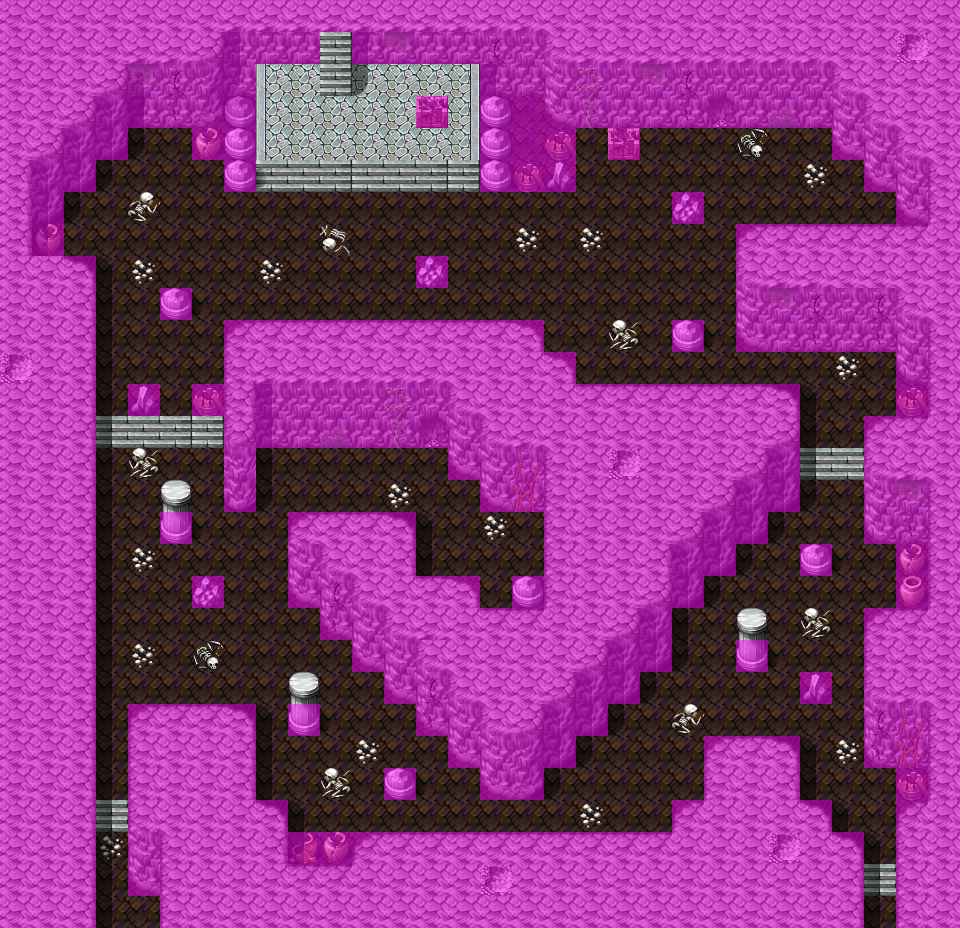

Rendered tile map (Tiled .tmx) drawn with the repository's tilesets; below, a short description and the map source with its tile grids summarised:
An orthogonal 30x29 tile map with 32x32 px tiles, 4 tile layers (Ground, Objects, Above, Walkable), 60 tilesets and 13 objects (7x spawn, 3x mapchange, 2x script, key).

<map version="2017.05.26" orientation="orthogonal" renderorder="right-down" width="30" height="29" tilewidth="32" tileheight="32" nextobjectid="14">
 <tileset firstgid="1" name="map_bed_1" tilewidth="32" tileheight="32" tilecount="128" columns="16">
  <image source="../drawable/map_bed_1.png" width="512" height="256" />
 </tileset>
 <tileset firstgid="129" name="map_border_1" tilewidth="32" tileheight="32" tilecount="128" columns="16">
  <image source="../drawable/map_border_1.png" width="512" height="256" />
 </tileset>
 <tileset firstgid="257" name="map_bridge_1" tilewidth="32" tileheight="32" tilecount="128" columns="16">
  <image source="../drawable/map_bridge_1.png" width="512" height="256" />
 </tileset>
 <tileset firstgid="385" name="map_bridge_2" tilewidth="32" tileheight="32" tilecount="128" columns="16">
  <image source="../drawable/map_bridge_2.png" width="512" height="256" />
 </tileset>
 <tileset firstgid="513" name="map_broken_1" tilewidth="32" tileheight="32" tilecount="128" columns="16">
  <image source="../drawable/map_broken_1.png" width="512" height="256" />
 </tileset>
 <tileset firstgid="641" name="map_cavewall_1" tilewidth="32" tileheight="32" tilecount="108" columns="18">
  <image source="../drawable/map_cavewall_1.png" width="576" height="192" />
 </tileset>
 <tileset firstgid="749" name="map_cavewall_2" tilewidth="32" tileheight="32" tilecount="108" columns="18">
  <image source="../drawable/map_cavewall_2.png" width="576" height="192" />
 </tileset>
 <tileset firstgid="857" name="map_cavewall_3" tilewidth="32" tileheight="32" tilecount="108" columns="18">
  <image source="../drawable/map_cavewall_3.png" width="576" height="192" />
 </tileset>
 <tileset firstgid="965" name="map_cavewall_4" tilewidth="32" tileheight="32" tilecount="108" columns="18">
  <image source="../drawable/map_cavewall_4.png" width="576" height="192" />
 </tileset>
 <tileset firstgid="1073" name="map_chair_table_1" tilewidth="32" tileheight="32" tilecount="128" columns="16">
  <image source="../drawable/map_chair_table_1.png" width="512" height="256" />
 </tileset>
 <tileset firstgid="1201" name="map_chair_table_2" tilewidth="32" tileheight="32" tilecount="128" columns="16">
  <image source="../drawable/map_chair_table_2.png" width="512" height="256" />
 </tileset>
 <tileset firstgid="1329" name="map_crate_1" tilewidth="32" tileheight="32" tilecount="128" columns="16">
  <image source="../drawable/map_crate_1.png" width="512" height="256" />
 </tileset>
 <tileset firstgid="1457" name="map_cupboard_1" tilewidth="32" tileheight="32" tilecount="128" columns="16">
  <image source="../drawable/map_cupboard_1.png" width="512" height="256" />
 </tileset>
 <tileset firstgid="1585" name="map_curtain_1" tilewidth="32" tileheight="32" tilecount="128" columns="16">
  <image source="../drawable/map_curtain_1.png" width="512" height="256" />
 </tileset>
 <tileset firstgid="1713" name="map_entrance_1" tilewidth="32" tileheight="32" tilecount="128" columns="16">
  <image source="../drawable/map_entrance_1.png" width="512" height="256" />
 </tileset>
 <tileset firstgid="1841" name="map_entrance_2" tilewidth="32" tileheight="32" tilecount="128" columns="16">
  <image source="../drawable/map_entrance_2.png" width="512" height="256" />
 </tileset>
 <tileset firstgid="1969" name="map_fence_1" tilewidth="32" tileheight="32" tilecount="128" columns="16">
  <image source="../drawable/map_fence_1.png" width="512" height="256" />
 </tileset>
 <tileset firstgid="2097" name="map_fence_2" tilewidth="32" tileheight="32" tilecount="128" columns="16">
  <image source="../drawable/map_fence_2.png" width="512" height="256" />
 </tileset>
 <tileset firstgid="2225" name="map_fence_3" tilewidth="32" tileheight="32" tilecount="128" columns="16">
  <image source="../drawable/map_fence_3.png" width="512" height="256" />
 </tileset>
 <tileset firstgid="2353" name="map_fence_4" tilewidth="32" tileheight="32" tilecount="128" columns="16">
  <image source="../drawable/map_fence_4.png" width="512" height="256" />
 </tileset>
 <tileset firstgid="2481" name="map_ground_1" tilewidth="32" tileheight="32" tilecount="128" columns="16">
  <image source="../drawable/map_ground_1.png" width="512" height="256" />
 </tileset>
 <tileset firstgid="2609" name="map_ground_2" tilewidth="32" tileheight="32" tilecount="128" columns="16">
  <image source="../drawable/map_ground_2.png" width="512" height="256" />
 </tileset>
 <tileset firstgid="2737" name="map_ground_3" tilewidth="32" tileheight="32" tilecount="128" columns="16">
  <image source="../drawable/map_ground_3.png" width="512" height="256" />
 </tileset>
 <tileset firstgid="2865" name="map_ground_4" tilewidth="32" tileheight="32" tilecount="128" columns="16">
  <image source="../drawable/map_ground_4.png" width="512" height="256" />
 </tileset>
 <tileset firstgid="2993" name="map_ground_5" tilewidth="32" tileheight="32" tilecount="128" columns="16">
  <image source="../drawable/map_ground_5.png" width="512" height="256" />
 </tileset>
 <tileset firstgid="3121" name="map_ground_6" tilewidth="32" tileheight="32" tilecount="128" columns="16">
  <image source="../drawable/map_ground_6.png" width="512" height="256" />
 </tileset>
 <tileset firstgid="3249" name="map_ground_7" tilewidth="32" tileheight="32" tilecount="128" columns="16">
  <image source="../drawable/map_ground_7.png" width="512" height="256" />
 </tileset>
 <tileset firstgid="3377" name="map_ground_8" tilewidth="32" tileheight="32" tilecount="128" columns="16">
  <image source="../drawable/map_ground_8.png" width="512" height="256" />
 </tileset>
 <tileset firstgid="3505" name="map_house_1" tilewidth="32" tileheight="32" tilecount="128" columns="16">
  <image source="../drawable/map_house_1.png" width="512" height="256" />
 </tileset>
 <tileset firstgid="3633" name="map_house_2" tilewidth="32" tileheight="32" tilecount="128" columns="16">
  <image source="../drawable/map_house_2.png" width="512" height="256" />
 </tileset>
 <tileset firstgid="3761" name="map_indoor_1" tilewidth="32" tileheight="32" tilecount="128" columns="16">
  <image source="../drawable/map_indoor_1.png" width="512" height="256" />
 </tileset>
 <tileset firstgid="3889" name="map_indoor_2" tilewidth="32" tileheight="32" tilecount="128" columns="16">
  <image source="../drawable/map_indoor_2.png" width="512" height="256" />
 </tileset>
 <tileset firstgid="4017" name="map_kitchen_1" tilewidth="32" tileheight="32" tilecount="128" columns="16">
  <image source="../drawable/map_kitchen_1.png" width="512" height="256" />
 </tileset>
 <tileset firstgid="4145" name="map_outdoor_1" tilewidth="32" tileheight="32" tilecount="128" columns="16">
  <image source="../drawable/map_outdoor_1.png" width="512" height="256" />
 </tileset>
 <tileset firstgid="4273" name="map_pillar_1" tilewidth="32" tileheight="32" tilecount="128" columns="16">
  <image source="../drawable/map_pillar_1.png" width="512" height="256" />
 </tileset>
 <tileset firstgid="4401" name="map_pillar_2" tilewidth="32" tileheight="32" tilecount="128" columns="16">
  <image source="../drawable/map_pillar_2.png" width="512" height="256" />
 </tileset>
 <tileset firstgid="4529" name="map_plant_1" tilewidth="32" tileheight="32" tilecount="128" columns="16">
  <image source="../drawable/map_plant_1.png" width="512" height="256" />
 </tileset>
 <tileset firstgid="4657" name="map_plant_2" tilewidth="32" tileheight="32" tilecount="128" columns="16">
  <image source="../drawable/map_plant_2.png" width="512" height="256" />
 </tileset>
 <tileset firstgid="4785" name="map_rock_1" tilewidth="32" tileheight="32" tilecount="128" columns="16">
  <image source="../drawable/map_rock_1.png" width="512" height="256" />
 </tileset>
 <tileset firstgid="4913" name="map_rock_2" tilewidth="32" tileheight="32" tilecount="128" columns="16">
  <image source="../drawable/map_rock_2.png" width="512" height="256" />
 </tileset>
 <tileset firstgid="5041" name="map_roof_1" tilewidth="32" tileheight="32" tilecount="128" columns="16">
  <image source="../drawable/map_roof_1.png" width="512" height="256" />
 </tileset>
 <tileset firstgid="5169" name="map_roof_2" tilewidth="32" tileheight="32" tilecount="128" columns="16">
  <image source="../drawable/map_roof_2.png" width="512" height="256" />
 </tileset>
 <tileset firstgid="5297" name="map_roof_3" tilewidth="32" tileheight="32" tilecount="128" columns="16">
  <image source="../drawable/map_roof_3.png" width="512" height="256" />
 </tileset>
 <tileset firstgid="5425" name="map_shop_1" tilewidth="32" tileheight="32" tilecount="128" columns="16">
  <image source="../drawable/map_shop_1.png" width="512" height="256" />
 </tileset>
 <tileset firstgid="5553" name="map_sign_ladder_1" tilewidth="32" tileheight="32" tilecount="128" columns="16">
  <image source="../drawable/map_sign_ladder_1.png" width="512" height="256" />
 </tileset>
 <tileset firstgid="5681" name="map_table_1" tilewidth="32" tileheight="32" tilecount="128" columns="16">
  <image source="../drawable/map_table_1.png" width="512" height="256" />
 </tileset>
 <tileset firstgid="5809" name="map_trail_1" tilewidth="32" tileheight="32" tilecount="128" columns="16">
  <image source="../drawable/map_trail_1.png" width="512" height="256" />
 </tileset>
 <tileset firstgid="5937" name="map_transition_1" tilewidth="32" tileheight="32" tilecount="128" columns="16">
  <image source="../drawable/map_transition_1.png" width="512" height="256" />
 </tileset>
 <tileset firstgid="6065" name="map_transition_2" tilewidth="32" tileheight="32" tilecount="128" columns="16">
  <image source="../drawable/map_transition_2.png" width="512" height="256" />
 </tileset>
 <tileset firstgid="6193" name="map_transition_3" tilewidth="32" tileheight="32" tilecount="128" columns="16">
  <image source="../drawable/map_transition_3.png" width="512" height="256" />
 </tileset>
 <tileset firstgid="6321" name="map_transition_4" tilewidth="32" tileheight="32" tilecount="128" columns="16">
  <image source="../drawable/map_transition_4.png" width="512" height="256" />
 </tileset>
 <tileset firstgid="6449" name="map_transition_5" tilewidth="32" tileheight="32" tilecount="128" columns="16">
  <image source="../drawable/map_transition_5.png" width="512" height="256" />
 </tileset>
 <tileset firstgid="6577" name="map_tree_1" tilewidth="32" tileheight="32" tilecount="128" columns="16">
  <image source="../drawable/map_tree_1.png" width="512" height="256" />
 </tileset>
 <tileset firstgid="6705" name="map_tree_2" tilewidth="32" tileheight="32" tilecount="128" columns="16">
  <image source="../drawable/map_tree_2.png" width="512" height="256" />
 </tileset>
 <tileset firstgid="6833" name="map_wall_1" tilewidth="32" tileheight="32" tilecount="128" columns="16">
  <image source="../drawable/map_wall_1.png" width="512" height="256" />
 </tileset>
 <tileset firstgid="6961" name="map_wall_2" tilewidth="32" tileheight="32" tilecount="120" columns="15">
  <image source="../drawable/map_wall_2.png" width="480" height="256" />
 </tileset>
 <tileset firstgid="7081" name="map_wall_3" tilewidth="32" tileheight="32" tilecount="120" columns="15">
  <image source="../drawable/map_wall_3.png" width="480" height="256" />
 </tileset>
 <tileset firstgid="7201" name="map_wall_4" tilewidth="32" tileheight="32" tilecount="120" columns="15">
  <image source="../drawable/map_wall_4.png" width="480" height="256" />
 </tileset>
 <tileset firstgid="7321" name="map_window_1" tilewidth="32" tileheight="32" tilecount="128" columns="16">
  <image source="../drawable/map_window_1.png" width="512" height="256" />
 </tileset>
 <tileset firstgid="7449" name="map_window_2" tilewidth="32" tileheight="32" tilecount="128" columns="16">
  <image source="../drawable/map_window_2.png" width="512" height="256" />
 </tileset>
 <layer name="Ground" width="30" height="29">
  <data>[870 cells, 870 non-empty, 11 distinct tile ids]</data>
 </layer>
 <layer name="Objects" width="30" height="29">
  <data>[870 cells, 343 non-empty, 46 distinct tile ids]</data>
 </layer>
 <layer name="Above" width="30" height="29">
  <data>[870 cells, 135 non-empty, 17 distinct tile ids]</data>
 </layer>
 <layer name="Walkable" width="30" height="29">
  <data>[870 cells, 535 non-empty, 1 distinct tile ids]</data>
 </layer>
 <objectgroup name="Mapevents">
  <object id="1" name="north" type="mapchange" x="320" y="32" width="32" height="32">
   <properties>
    <property name="map" value="waterwaya5" />
    <property name="place" value="waterwayacave" />
   </properties>
  </object>
  <object id="2" name="south1" type="mapchange" x="96" y="896" width="64" height="32">
   <properties>
    <property name="map" value="waterwayacave2" />
    <property name="place" value="north1" />
   </properties>
  </object>
  <object id="3" name="south2" type="mapchange" x="864" y="896" width="32" height="32">
   <properties>
    <property name="map" value="waterwayacave2" />
    <property name="place" value="north2" />
   </properties>
  </object>
 </objectgroup>
 <objectgroup name="Spawn">
  <object id="4" name="waterwaycavebeast_2" type="spawn" x="416" y="128" width="448" height="192">
   <properties>
    <property name="quantity" value="3" />
    <property name="spawngroup" value="waterwaycavebeast" />
   </properties>
  </object>
  <object id="5" name="waterwaycaverockmonster" type="spawn" x="96" y="448" width="384" height="288">
   <properties>
    <property name="quantity" value="3" />
    <property name="spawngroup" value="waterwaycaverockmonster" />
   </properties>
  </object>
  <object id="6" name="waterwaycaverockmonster_2" type="spawn" x="288" y="672" width="512" height="160">
   <properties>
    <property name="quantity" value="3" />
    <property name="spawngroup" value="waterwaycaverockmonster" />
   </properties>
  </object>
  <object id="7" name="waterwaycavebeast" type="spawn" x="64" y="96" width="384" height="256">
   <properties>
    <property name="quantity" value="3" />
    <property name="spawngroup" value="waterwaycavebeast" />
   </properties>
  </object>
  <object id="8" name="waterwaycavebeast_3" type="spawn" x="288" y="448" width="256" height="160">
   <properties>
    <property name="quantity" value="2" />
    <property name="spawngroup" value="waterwaycavebeast" />
   </properties>
  </object>
  <object id="9" name="waterwaycaverockmonster_3" type="spawn" x="544" y="320" width="352" height="512">
   <properties>
    <property name="quantity" value="4" />
    <property name="spawngroup" value="waterwaycaverockmonster" />
   </properties>
  </object>
  <object id="10" name="tesrekan_guardian" type="spawn" x="96" y="768" width="32" height="32">
   <properties>
    <property name="spawngroup" value="tesrekan_guardian" />
   </properties>
  </object>
 </objectgroup>
 <objectgroup name="Keys">
  <object id="11" name="waterwayacaveblock" type="key" x="96" y="736" width="32" height="32">
   <properties>
    <property name="phrase" value="waterwayacaveblock" />
    <property name="requireId" value="nondisplay_2" />
    <property name="requireType" value="questProgress" />
    <property name="requireValue" value="10" />
   </properties>
  </object>
  <object id="12" name="waterwayacaveenter_10" type="script" x="224" y="192" width="288" height="32">
   <properties>
    <property name="when" value="enter" />
   </properties>
  </object>
  <object id="13" name="waterwaycaveblock_1" type="script" x="96" y="736" width="32" height="32">
   <properties>
    <property name="when" value="enter" />
   </properties>
  </object>
 </objectgroup>
 <objectgroup name="Replace" />
</map>
